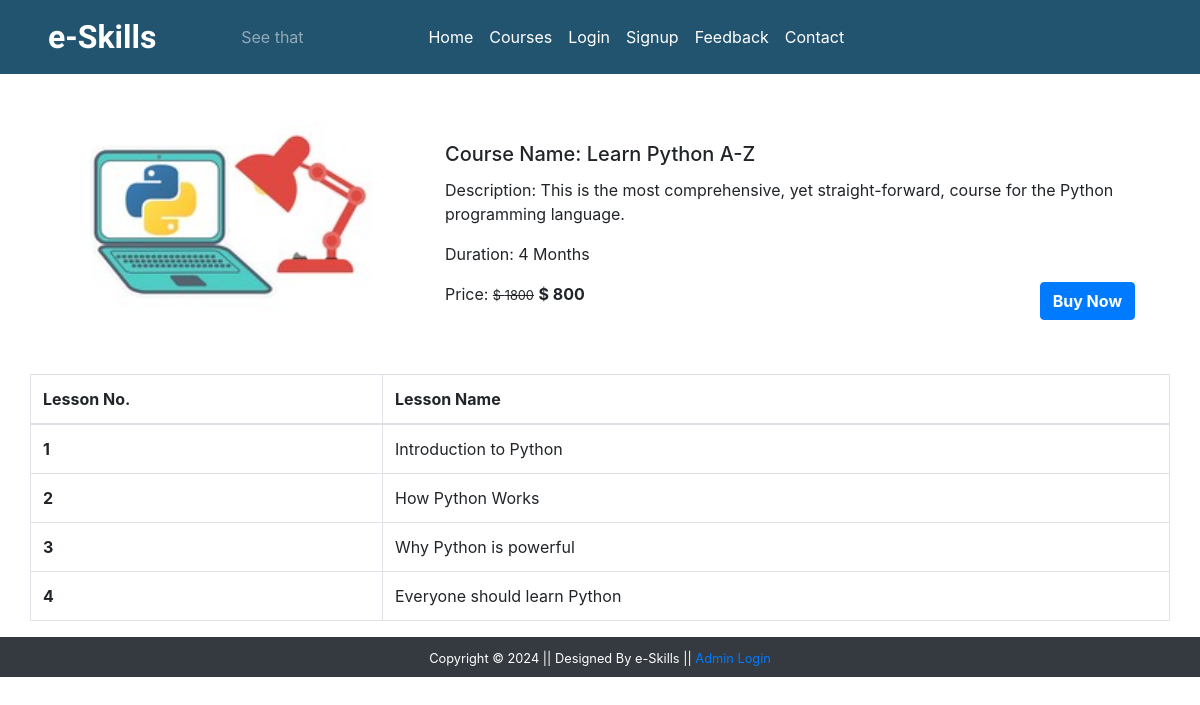
The page /coursedetails.php?course_id=10 on the database its author committed.
### tables this page shows
CREATE TABLE `course` (
  `course_id` int(11) NOT NULL,
  `course_name` text NOT NULL,
  `course_desc` text NOT NULL,
  `course_author` varchar(255) NOT NULL,
  `course_img` text NOT NULL,
  `course_duration` text NOT NULL,
  `course_price` int(11) NOT NULL,
  `course_original_price` int(11) NOT NULL
);

CREATE TABLE `lesson` (
  `lesson_id` int(11) NOT NULL,
  `lesson_name` text NOT NULL,
  `lesson_desc` text NOT NULL,
  `lesson_link` text NOT NULL,
  `course_id` int(11) NOT NULL,
  `course_name` text NOT NULL
);

### coursedetails.php (the view, shortened to what this page needs)
<?php
include('./mainInclude/header.php');
if (isset($_GET['course_id'])) {
    $course_id = $_GET['course_id'];
    $sql = "SELECT * FROM course WHERE course_id = '$course_id'";
    $result = $conn->query($sql);
    if ($result->num_rows > 0) {
        while ($row = $result->fetch_assoc()) {
            echo '
                <div class="container mt-5">
                    <div class="row">
                        <div class="col-md-4">
                            <img src="' . str_replace('..', '.', $row['course_img']) . '" class="card-img-top" alt="Course Image" />
                        </div>
                        <div class="col-md-8">
                            <div class="card-body">
                                <h5 class="card-title">Course Name: ' . $row['course_name'] . '</h5>
                                <p class="card-text">Description: ' . $row['course_desc'] . '</p>
                                <p class="card-text">Duration: ' . $row['course_duration'] . '</p>';
            $stuLogEmail = $_SESSION['stuLogEmail'];
            $checkOrderSql = "SELECT * FROM courseorder WHERE stu_email = '$stuLogEmail' AND course_id = '$course_id' AND status = 'success'";
            $orderResult = $conn->query($checkOrderSql);
            if ($orderResult->num_rows > 0) {
                echo '<a href="http://localhost/e-Skills/student/watchcourse.php?course_id=' . $course_id . '" class="btn btn-success text-white font-weight-bolder float-right">Start Course</a>';
            } else {
                echo '
                    <form action="checkout.php" method="post">
                        <p class="card-text d-inline">Price: <small><del>$ ' . $row['course_original_price'] . '</del></small>
                        <span class="font-weight-bolder">$ ' . $row['course_price'] . '</span></p>
                        <input type="hidden" name="id" value="' . $row["course_price"] . '">
                        <button type="submit" class="btn btn-primary text-white font-weight-bolder float-right" name="buy">Buy Now</button>
                    </form>';
            }
            echo '
                            </div>
                        </div>
                    </div>
                </div>';
        }
    }
}
?>
<div class="container mt-5">
    <div class="row">
        <?php
        $lessonSql = "SELECT * FROM lesson WHERE course_id = '$course_id'";
        $lessonResult = $conn->query($lessonSql);
        if ($lessonResult->num_rows > 0) {
            echo '
            <table class="table table-bordered table-hover">
                <thead>
                    <tr>
                        <th scope="col">Lesson No.</th>
                        <th scope="col">Lesson Name</th>
                    </tr>
                </thead>
                <tbody>';
            $num = 0;
            while ($lessonRow = $lessonResult->fetch_assoc()) {
                $num++;
                echo '
                <tr>
                    <th scope="row">' . $num . '</th>
                    <td>' . $lessonRow["lesson_name"] . '</td>
                </tr>';
            }
            echo '</tbody>
            </table>';
        } else {
            echo '<p>No lessons available for this course.</p>';
        }
        ?>
    </div>
</div>
<?php
include('./mainInclude/footer.php');
?>

### rows shown on the page
course: course_img (picture), course_name "Learn Python A-Z", course_desc "This is the most comprehensive, yet straight-forward, course for the Python programming language.", course_duration "4 Months", course_original_price "1800", course_price "800"
lesson: lesson_name "Introduction to Python"
lesson: lesson_name "How Python Works"
lesson: lesson_name "Why Python is powerful"
lesson: lesson_name "Everyone should learn Python"
